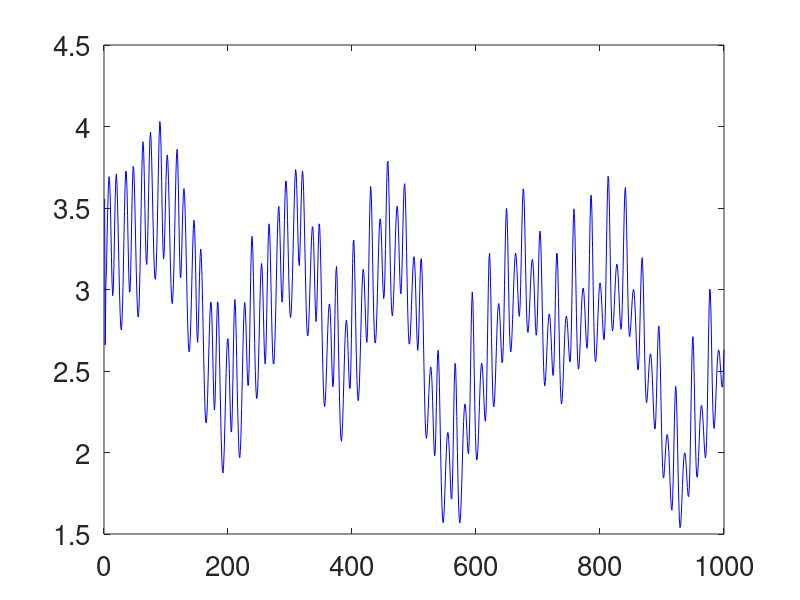

Write the MATLAB code that produced this figure. (Note: this script raises an error after producing the figure.)
% Test Example
%
% Example 7 page 25 - Length of the day dataset
%
%  Ref: A. Cicone, J. Liu, H. Zhou. 'Adaptive Local Iterative Filtering for 
%  Signal Decomposition and Instantaneous Frequency analysis'. Applied and 
%  Computational Harmonic Analysis, Volume 41, Issue 2, September 2016, 
%  Pages 384-411. doi:10.1016/j.acha.2016.03.001
%  ArXiv http://arxiv.org/abs/1411.6051
%
%  A. Cicone. 'Nonstationary signal decomposition for dummies'. 
%  To appear in the book Advances in Mechanics and Mathematics.
%  ArXiv https://arxiv.org/abs/1710.04844
%
%  A. Cicone, H. Zhou. 'Iterative Filtering algorithm numerical analysis 
%  with new efficient implementations based on FFT'
%  ArXiv http://arxiv.org/abs/1802.01359
%
% dataset obtained from http://hpiers.obspm.fr/eoppc/eop/eopc04/eopc04.62-now

load LengthOftheDay_LOD_ALIF_paper

figure
plot(x,'b')
set(gca,'fontsize', 20);

%%

opts=Settings_IF_v1('IF.delta',10^-2,'IF.Xi',3);

tic
[IMF_1,logM] = FIF_v1(x,opts);
toc

plot_imf_v8(IMF_1);



  